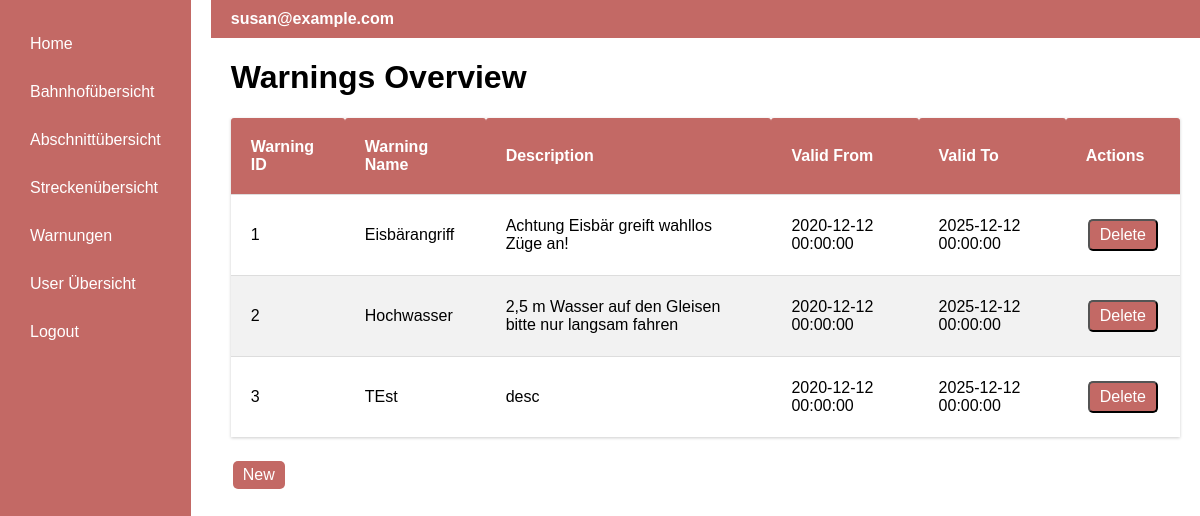
The page /warnings (signed in) on the database as committed earlier.
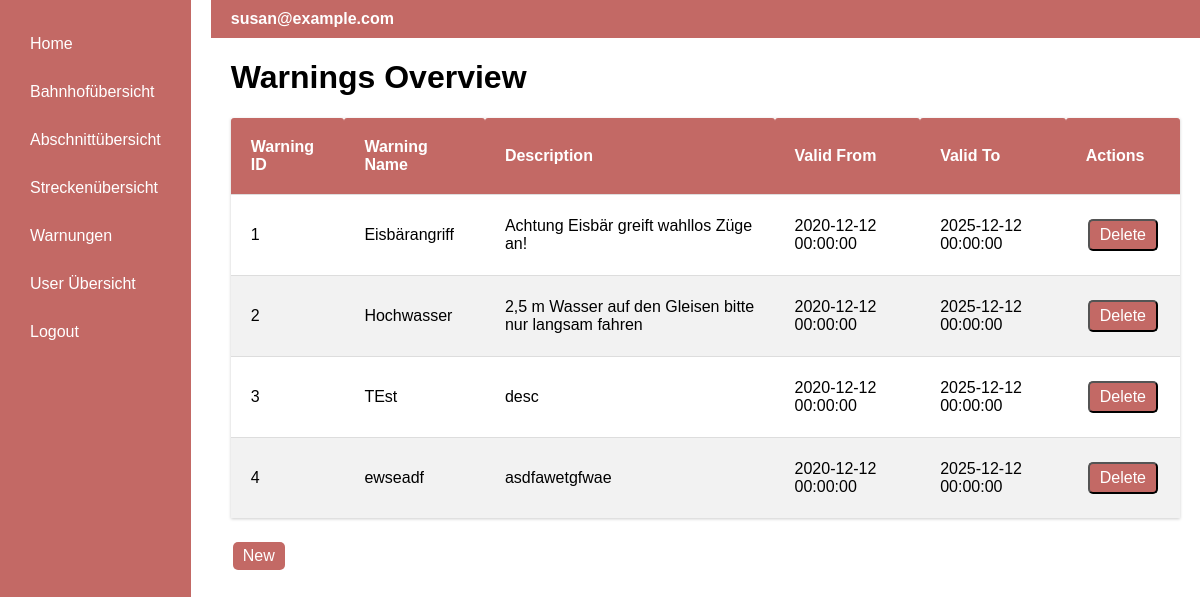
The same page on the database as committed later.
### app/models.py (models this page shows)
class Warning(db.Model):
    id = db.Column(db.Integer, primary_key=True, autoincrement=True)
    name = db.Column(db.String(140))
    description = db.Column(db.String(1500))
    validFrom = db.Column(db.DateTime)
    validTo = db.Column(db.DateTime)
    segment = db.Column(db.Integer, db.ForeignKey('segment.id', name='fk_warning_segment_id'))

### app/routes.py (the view)
@app.route('/warnings', methods=['GET'])
@login_required
def warnings():
    warnings = Warning.query.all()
    return render_template('warnings.html', title='Warnings Overview', warnings=warnings)

### app/models.py (called while the page is built)
@login.user_loader
def load_user(id):
    return db.session.get(User, int(id))

### app/templates/warnings.html
{% extends "base.html" %}
{% block content %}
    <h1>Warnings Overview</h1>
    <table class="table-station">
        <thead>
            <tr>
                <th>Warning ID</th>
                <th>Warning Name</th>
                <th>Description</th>
                <th>Valid From</th>
                <th>Valid To</th>
                {% if current_user.is_authenticated and current_user.isAdmin %}
                <th>Actions</th>
                {% endif %}
            </tr>
        </thead>
        <tbody>
            {% for warning in warnings %}
                <tr>
                    <td>{{ warning.id }}</td>
                    <td>{{ warning.name }}</td>
                    <td>{{ warning.description }}</td>
                    <td>{{ warning.validFrom}}</td>
                    <td>{{ warning.validTo}}</td>
                    {% if current_user.is_authenticated and current_user.isAdmin %}
                    <td>
                       <form action="{{ url_for('warningDelete', warning_id=warning.id) }}" method="post">
                            <input type="submit" value="Delete" class="edit-button">
                        </form>
                    </td>
                    {% endif %}
                </tr>
            {% endfor %}
        </tbody>
    </table>
    {% if current_user.is_authenticated and current_user.isAdmin %}
    <a class="create_button" href="{{ url_for('warningNew') }}">New</a>
    {% endif %}
{% endblock %}

Rows that differ between the two databases and show on the page:
added Warning: id "4", name "ewseadf", description "asdfawetgfwae", validFrom "2020-12-12 00:00:00", validTo "2025-12-12 00:00:00"
